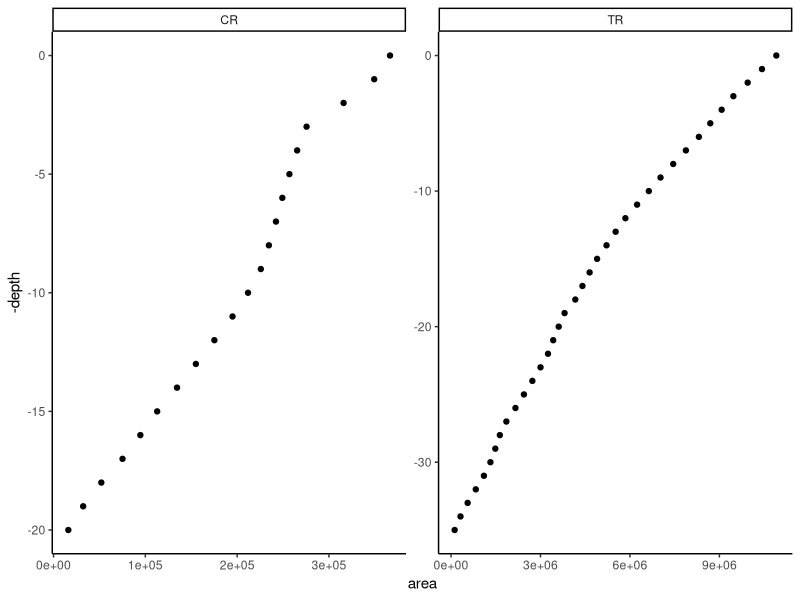
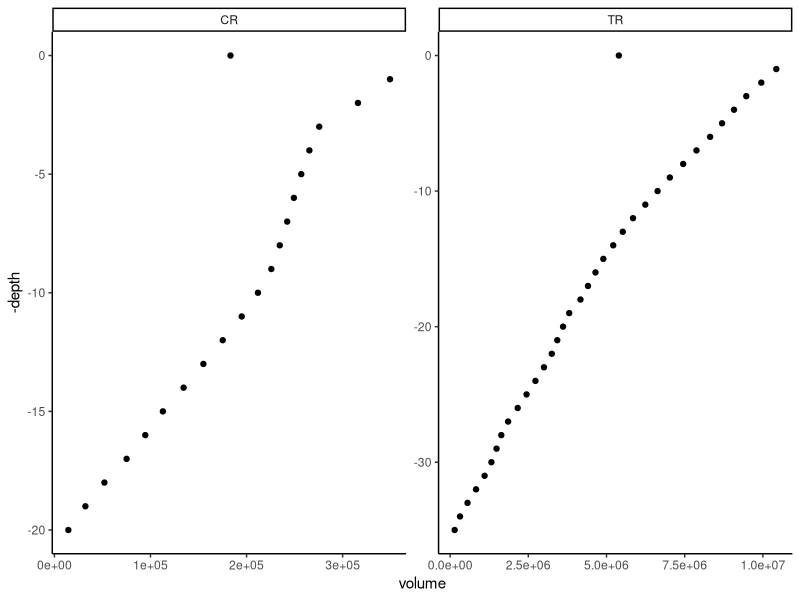
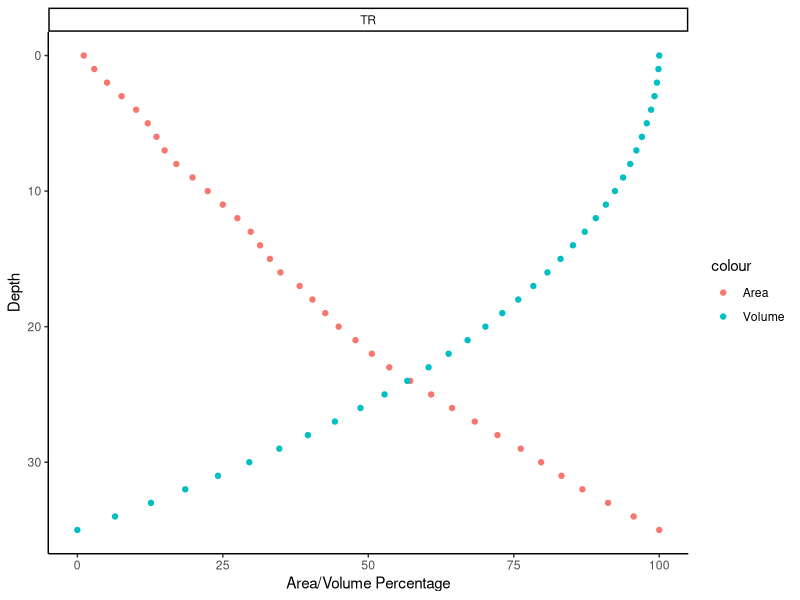
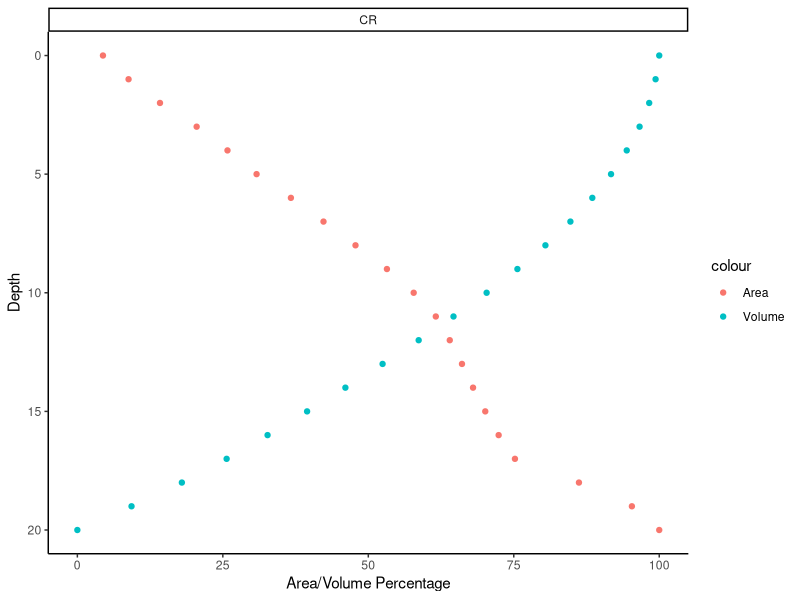

Generate these figures, in order, with R:
#====Load Packages=====
library(tidyverse)
library(lubridate)
library(pracma)

#====Load Data=====
#Data from LTER databases
hypso <- read_csv("Data/lake_hypsometry.csv",
                  skip = 1)
morpho <- read_csv("Data/lake_morphometry.csv",
                   skip = 1)

#height above sea level
TR_elev = 492
CR_elev = 502

#====Plot Data=====
morpho %>% 
  ggplot(aes(y = -depth, x = area))+
  facet_wrap(~lakeid, scales = "free")+
  geom_point()+
  theme_classic()


morpho %>% 
  ggplot(aes(y = -depth, x = volume))+
  facet_wrap(~lakeid, scales = "free")+
  geom_point()+
  theme_classic()

hypso_TR <- as.data.frame(apply(morpho, 2, rev)) %>% 
  filter(lakeid == "TR") %>%
  mutate(depth = as.numeric(depth),
         area = as.numeric(area))
hypso_TR$Volume <- abs((cumtrapz(hypso_TR$depth, hypso_TR$area))) 
hypso_TR$VolPerc <- ((((hypso_TR$Volume * 100) / max(hypso_TR$Volume)))) 
hypso_TR$AreaPerc <- (hypso_TR$area * 100) / max(hypso_TR$area)
hypso_TR$Depth <- max(hypso_TR$depth) - hypso_TR$depth
ggplot(hypso_TR) + geom_point(aes(x = AreaPerc, y = Depth, col = "Area")) +
  geom_point(aes(x = VolPerc, y = Depth, col = "Volume")) +
  facet_wrap(~lakeid)+
  xlab('Area/Volume Percentage') +
  scale_y_reverse()+
  theme_classic()


hypso_CR <- as.data.frame(apply(morpho, 2, rev)) %>% 
  filter(lakeid == "CR") %>%
  mutate(depth = as.numeric(depth),
         area = as.numeric(area))
hypso_CR$Volume <- abs((cumtrapz(hypso_CR$depth, hypso_CR$area))) 
hypso_CR$VolPerc <- ((((hypso_CR$Volume * 100) / max(hypso_CR$Volume)))) 
hypso_CR$AreaPerc <- (hypso_CR$area * 100) / max(hypso_CR$area)
hypso_CR$Depth <- max(hypso_CR$depth) - hypso_CR$depth
ggplot(hypso_CR) + geom_point(aes(x = AreaPerc, y = Depth, col = "Area")) +
  geom_point(aes(x = VolPerc, y = Depth, col = "Volume")) +
  facet_wrap(~lakeid)+
  xlab('Area/Volume Percentage') +
  scale_y_reverse()+
  theme_classic()





#====Files for GLM====

TR_morpho = morpho %>% 
  filter(lakeid == "TR") %>% 
  mutate(height = TR_elev- depth)

CR_morpho = morpho %>% 
  filter(lakeid == "CR") %>% 
  mutate(height = CR_elev - depth)



#====Export Data to .nml for GLM3=====
#I didn't want to type out all the numbers for h and a so a labmate helped write this:
#It will probably need a little bit of adjustment (MetaData)

#Trout
TR = list(
  lake_name = "Trout",
  latitude =  46.0461,
  longitude = -89.6751,
  bsn_wid = 3940, #m at widest part in S basin
  bsn_len = 3770, #m in S basin
  H = TR_morpho$height, #m
  A = TR_morpho$area 
)

##add quotes around lake name
TR[["lake_name"]] <- sprintf("\"%s\"", TR[["lake_name"]])

##convert to string in appropriate format
str <- sapply(1:length(TR), function(i) sprintf("%s = %s", names(TR)[i], paste(TR[[i]], collapse = ","))) %>% 
  paste(collapse = "\n") 

##write to nml file
writeLines(str, "TR_out.nml")

#Crystal
CR = list(
  lake_name = "Crystal",
  latitude = 46.0018,
  longitude = -89.6136,
  bsn_len = 570, #m tall
  bsn_wid = 785, #m wide
  H = CR_morpho$height,
  A = CR_morpho$area
)


CR[["lake_name"]] <- sprintf("\"%s\"", CR[["lake_name"]])

str <- sapply(1:length(CR), function(i) sprintf("%s = %s", names(CR)[i], paste(CR[[i]], collapse = ","))) %>% 
  paste(collapse = "\n") 

writeLines(str, "CR_out.nml")
